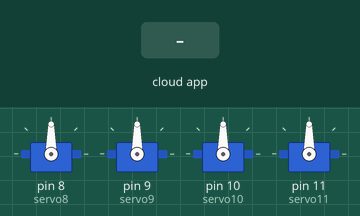
Bench run of a sketch on a simulated Arduino Uno, built with avr-gcc and run on an emulated ATmega328P. Shown: 4 × servo. The inputs (shaded band) are chosen by the test bench. The ROS host is connected and sends only what is stated.

Above: at 1.2 s.
1.3 s: the phone or cloud app sets servo8 to 0
At 2.4 s:
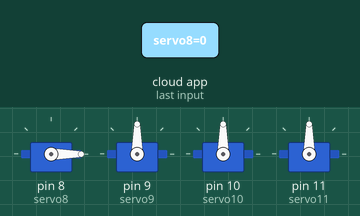
2.8 s: the phone or cloud app sets servo9 to 0
At 3.6 s:
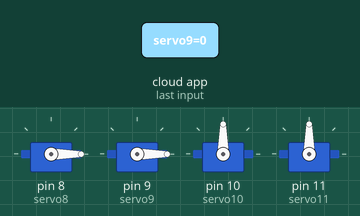
4.3 s: the phone or cloud app sets servo10 to 0
At 4.7 s:
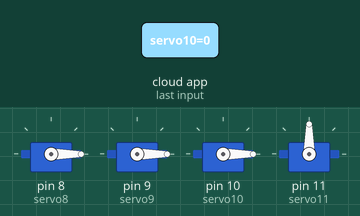
5.8 s: the phone or cloud app sets servo11 to 0
At 7.0 s:
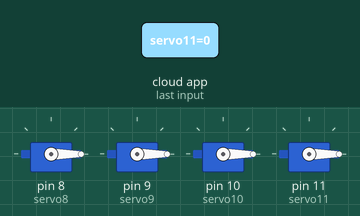
7.3 s: the phone or cloud app sets servo8 to 45
At 8.2 s:
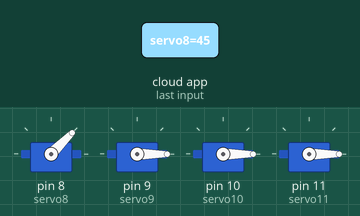
8.8 s: the phone or cloud app sets servo9 to 45
At 9.3 s:
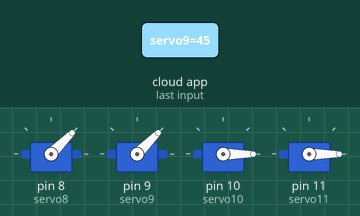
Timing chart, 0 to 11.3 s (numbered marks = the images above; inputs shaded):
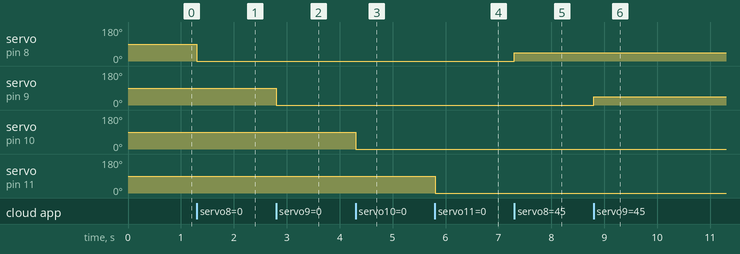

The sketch:

four_servo_control.ino
```cpp
/*
 * Controls four servos (servo motors).
 *
 * Parts of this code used from ros tutorial found here,
 * www.ros.org/wiki/rosserial_arduino_demos
 *
 */

#if (ARDUINO >= 100)
 #include <Arduino.h>
#else
 #include <WProgram.h>
#endif

#include <Servo.h>
#include <ros.h>
#include <std_msgs/UInt16.h>

// Instantiate node handle (tell ROS we're creating publishers and subscribers))
ros::NodeHandle  nh;

// Create servo objects (no ROS stuff here...we're utilizing the Arduino servo library to control servos)
Servo servo8;   // initialize servo 8 object (front left / fore port)
Servo servo9;   // initialize servo 9 object (front right / fore starboard)
Servo servo10;  // initialize servo 10 object (rear right / aft starboard)
Servo servo11;  // initialize servo 11 object (front left / aft port)

// Instantiate ROS subscriber callback function
void servo8_cb(const std_msgs::UInt16& cmd_msg){
  servo8.write(cmd_msg.data);        // set servo angle, should be from 0-180
}
void servo9_cb(const std_msgs::UInt16& cmd_msg){
  servo9.write(cmd_msg.data);        // set servo angle, should be from 0-180
}
void servo10_cb(const std_msgs::UInt16& cmd_msg){
  servo10.write(cmd_msg.data);        // set servo angle, should be from 0-180
}
void servo11_cb(const std_msgs::UInt16& cmd_msg){
  servo11.write(cmd_msg.data);        // set servo angle, should be from 0-180
}

// Instantiate the publishers and subscribers
ros::Subscriber<std_msgs::UInt16> servo8_sub("servo8", servo8_cb);
ros::Subscriber<std_msgs::UInt16> servo9_sub("servo9", servo9_cb);
ros::Subscriber<std_msgs::UInt16> servo10_sub("servo10", servo10_cb);
ros::Subscriber<std_msgs::UInt16> servo11_sub("servo11", servo11_cb);

void setup(){
  nh.initNode();
  nh.subscribe(servo8_sub);     // subscribe to servo8 topic
  nh.subscribe(servo9_sub);     // subscribe to servo8 topic
  nh.subscribe(servo10_sub);    // subscribe to servo8 topic
  nh.subscribe(servo11_sub);    // subscribe to servo8 topic
  servo8.attach(8);             // attach servo8 object to pin 8
  servo9.attach(9);             // attach servo9 object to pin 9
  servo10.attach(10);           // attach servo10 object to pin 10
  servo11.attach(11);           // attach servo11 object to pin 11
}

void loop(){
  nh.spinOnce();
  delay(1);
}
```

Measured:
- after the input at 1.3 s, servo on pin 8 (servo8): 90° → 0° at once
- after the input at 2.8 s, servo on pin 9 (servo9): 90° → 0° at once
- after the input at 4.3 s, servo on pin 10 (servo10): 90° → 0° at once
- after the input at 5.8 s, servo on pin 11 (servo11): 90° → 0° at once
- after the input at 7.3 s, servo on pin 8 (servo8): 0° → 45° at once
- after the input at 8.8 s, servo on pin 9 (servo9): 0° → 45° at once
